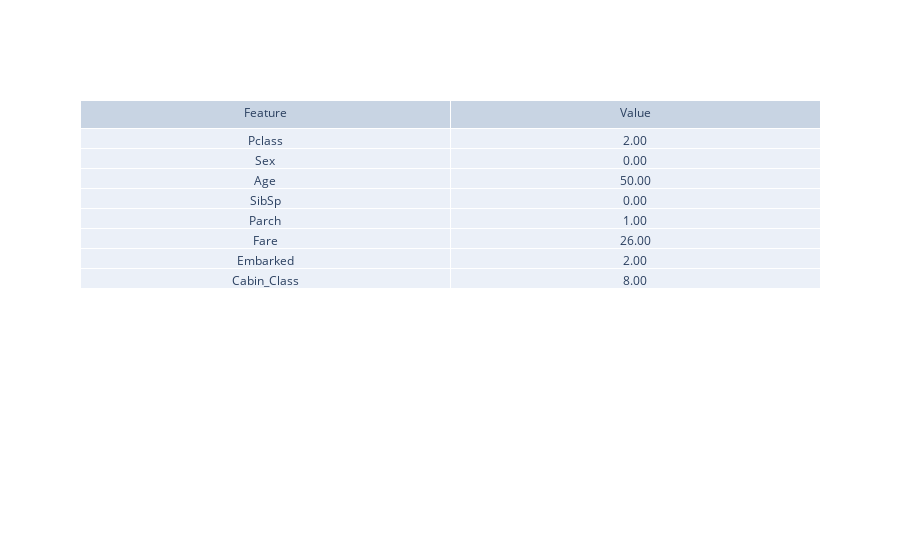

Source (notebook cell):
### Code cell
l.feature_values(X_test[2])

### Figure 1 — Plotly figure (JSON) as saved in the notebook; plotly's stock layout.template omitted (floating-point values rounded to 4 significant figures)
{"data": [{"cells": {"values": [["Pclass", "Sex", "Age", "SibSp", "Parch", "Fare", "Embarked", "Cabin_Class"], ["2.00", "0.00", "50.00", "0.00", "1.00", "26.00", "2.00", "8.00"]]}, "header": {"values": ["Feature", "Value"]}, "type": "table"}], "layout": {}}
